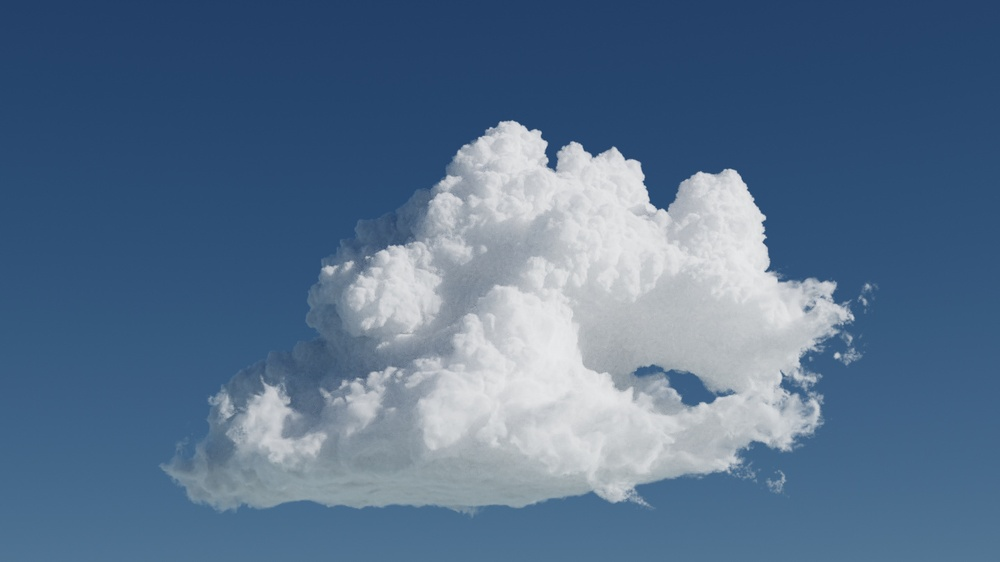
#> input picture input/clouds.jpeg, 1000 x 562 px, shrunk from 1440 x 810 before the run
$ jupyter execute Corner_Detection_Using_FAST.ipynb   (shell and % lines are left out)
#> lines starting #> are read from the running program, lines starting #| are printed output that depends on the picture
# **FAST ALGORITHM**
The Fast Algorithm (Features from accelerated segment test) is a fast corner detection algorithm for use in image processing. Corner detection is useful for object detection in images.

[cell 1]
from google.colab import drive
drive.mount('/content/drive')

[cell 2]
%cd '/content/drive/MyDrive/Corner-Detection-Using-FAST'

# Importing library

[cell 3]
# organizing imports
import cv2
from google.colab.patches import cv2_imshow
import numpy as np
from PIL import Image
import matplotlib.pyplot as plt

# Showing Original Image

[cell 4]
# path to input image specified and image is loaded with imread command
input_path = r'input/clouds.jpeg'
image = cv2.imread(input_path, cv2.IMREAD_COLOR)
#> image is the input picture: shape (562, 1000, 3); mean B, G, R 141.2, 113, 87.4
cv2_imshow(image)

# Implementing FAST Algorithm with OpenCV

[cell 5]
# Initialize the FAST object with default values
fast = cv2.FastFeatureDetector_create()

# find and draw the keypoints
image_detect = fast.detect(image,None)
#> image_detect = 1643 keypoints; strongest (x, y, size): (763, 242, 7), (626, 159, 7), (540, 132, 7), (762, 222, 7)
# output_image = image.copy()
img_1 = cv2.drawKeypoints(image, image_detect, None, color=(255,0,0))
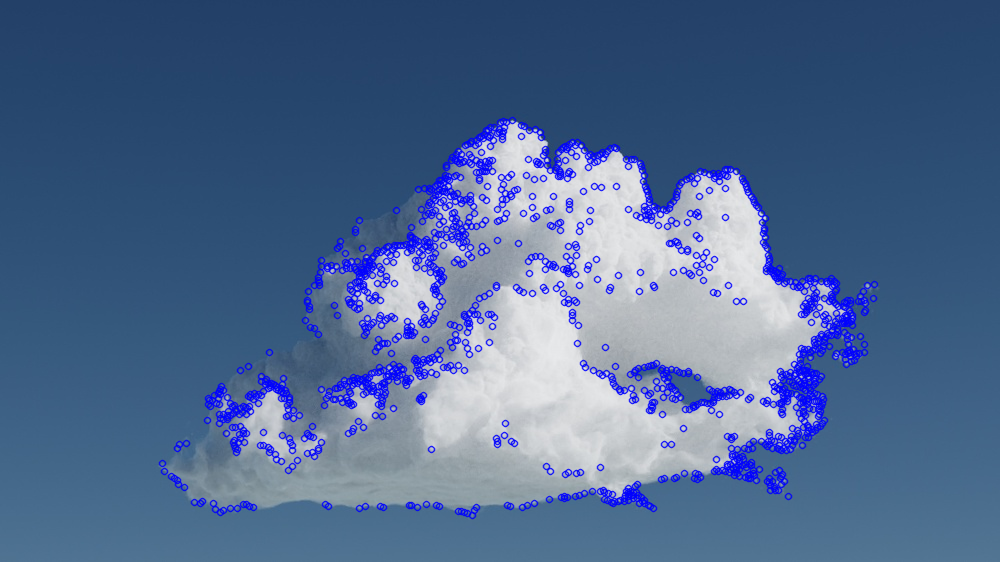
#> img_1: shape (562, 1000, 3); mean B, G, R 145.4, 104.9, 80


# Print all default params
print( "Threshold: {}".format(fast.getThreshold()) )
print( "nonmaxSuppression:{}".format(fast.getNonmaxSuppression()) )
print( "neighborhood: {}".format(fast.getType()) )
print( "Total Keypoints with nonmaxSuppression: {}".format(len(image_detect)) )
#| Total Keypoints with nonmaxSuppression: 1643

cv2.imwrite('output/with_nonmaxSuppression.png',img_1)

# Disable nonmaxSuppression
fast.setNonmaxSuppression(0)

# find and draw the keypoints
kp = fast.detect(image,None)
#> kp = 7103 keypoints; strongest (x, y, size): (511, 120, 7), (512, 120, 7), (513, 120, 7), (499, 121, 7)
print( "Total Keypoints without nonmaxSuppression: {}".format(len(kp)) )
#| Total Keypoints without nonmaxSuppression: 7103
img_2 = cv2.drawKeypoints(image, kp, None, color=(255,0,0))
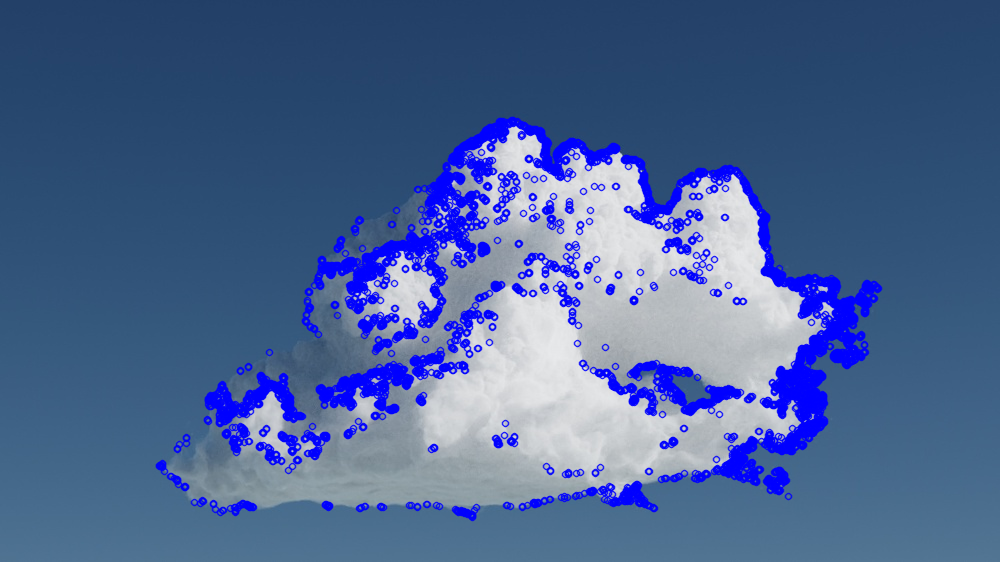
#> img_2: shape (562, 1000, 3); mean B, G, R 148.2, 99.6, 75.2
cv2.imwrite('output/without_nonmaxSuppression.png',img_2)
#> Out = True
